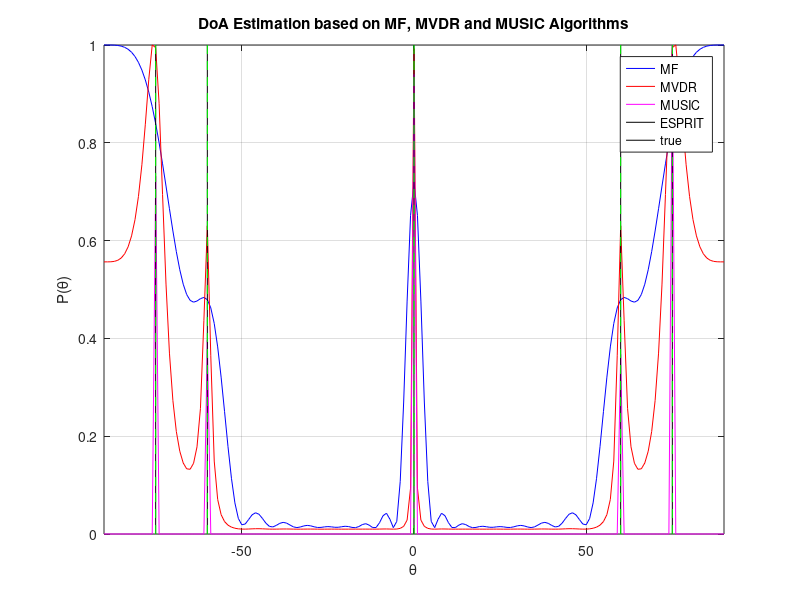
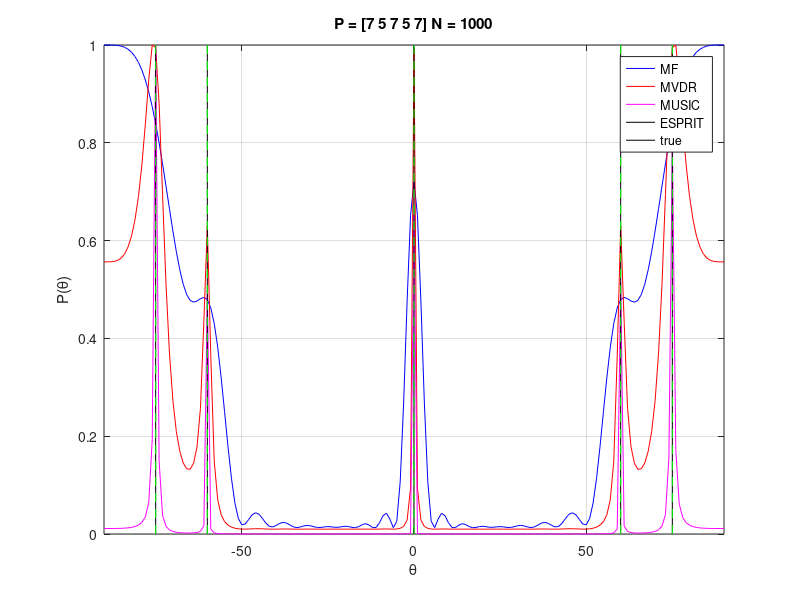
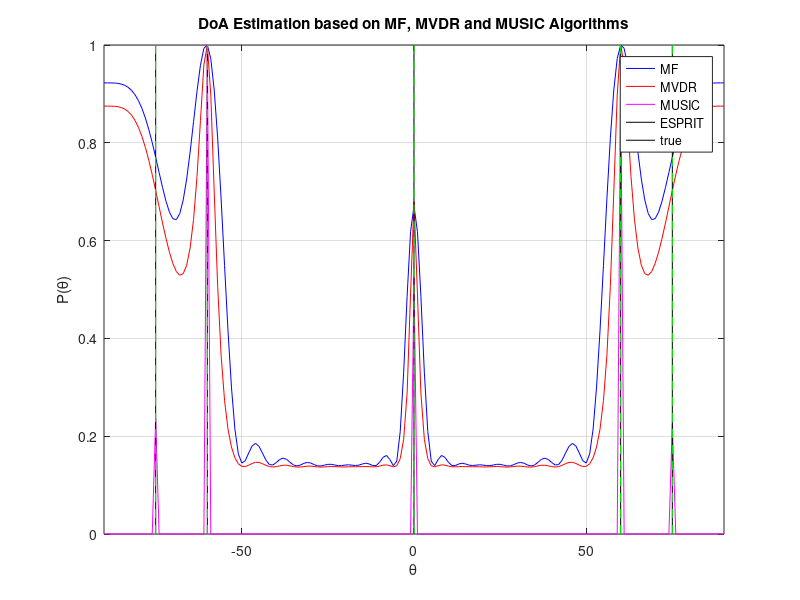
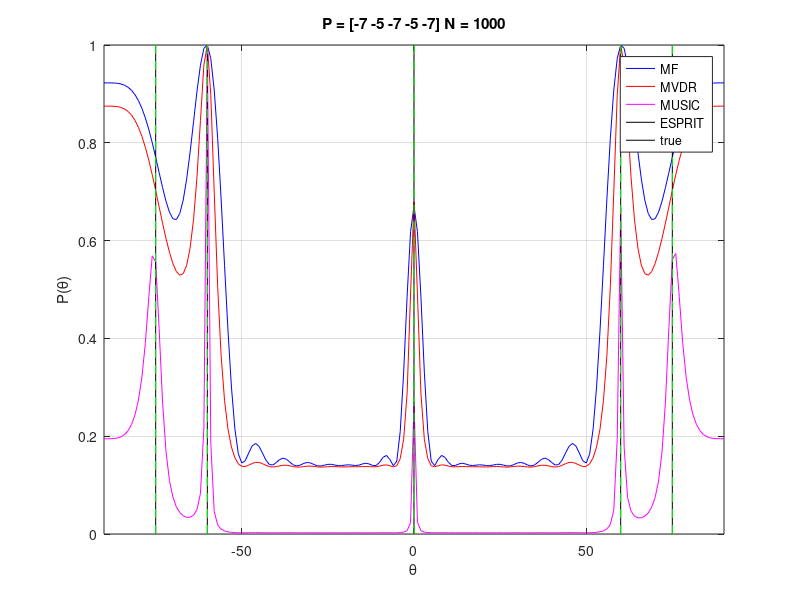

Here is the MATLAB script that generated these plots, in order:
%TEL415 - ERGASIA 3
%ARI8MOS OMADAS: LAB41544983
%Matsatsos Ioannis 2013030148
%Andreadakis Antonis 2013030059
clc; clear all; close all;

%% ASKHSH 4
fprintf('\n######### Askhsh 4: #########\n');
% we want DoA1...DoA5 as BPSK
m = 20; % stoixeia gia to antenna array
n = 5; % 5 piges
DoA = [-75 -60 0 60 75]; % oi antistoixes gwnies me to array
r = length(DoA); % Total number of signals

% H apostasi didoxikwn stoixeiwn tou array: d = lambda/2,
% lambda: mikos kymatos, ara d/lambda = 1/2. Opote anti gia
% d/lambda bazw 1/2:

% EROTIMA 1 A:
% given Power in dB:
P_dB1 = [7 5 7 5 7];
P1 = 10.^(P_dB1/10); % convert to watts
 % create a matrix with m rows and 1 column
for i = 0 : (m-1)
    % create a(theta):
    a1(i+1,1) = exp(-1i*pi*i*sin(deg2rad(-75)));
    a2(i+1,1) = exp(-1i*pi*i*sin(deg2rad(-60)));
    a3(i+1,1) = exp(-1i*pi*i*sin(deg2rad(0)));
    a4(i+1,1) = exp(-1i*pi*i*sin(deg2rad(60)));
    a5(i+1,1) = exp(-1i*pi*i*sin(deg2rad(75)));
end
% no need to compute noise..
% Estimating the covariance matrix of the sensor array %%%%%%%
R = (P1(1)*(a1*a1')+P1(2)*(a2*a2')+P1(3)*(a3*a3')+P1(4)*(a4*a4')+P1(5)*(a5*a5'))+ eye(m);      
[U,S,V] = svd(R); %Compute eigendecomposition of covariance matrix
Qn = U(:,r+1:m); %Get the noise eigenvectors
IR = inv(R); %Inverse of covariance matrix
theta = -90:1:90;
% Compute steering vectors corresponding values in angles:
for i = 1:length(theta)
    % dianismata a, gia ton ypologismo twn ektimitwn:
    for k = 0 : m-1
        % to 2 me to 1/2 aplopoieitai opws eidame parapanw
        % afoy d/lambda = 1/2 kai 2*pi*d/lambda = pi
        angles(k+1,1) = exp(-1i*(pi)*k*sin(deg2rad(theta(i))));
    end 
    %MF algorithm
    mf(i) = real(angles'*R*angles);
    %MVDR algorithm
    mvdr(i)= real(1/(angles'*IR*angles));
    % MUSIC algorithm
    music_spectrum(i) = 1/(norm(Qn'*angles).^2);
end
mf = mf./max(mf);
mvdr = mvdr./max(mvdr);
music_spectrum = music_spectrum./max(music_spectrum);
    % ESPRIT algorithm:    
    var = diag(S); % take all diag elements of S
    var = mean(var(n+1:m)); % chose the small values
    Rr = (R-var*eye(m)); % minus (sigma^2)*I as given in page 66 slide19
    Resp = [Rr(1:m-1,:); Rr(2:m,:)]; % create matrix for esprit
    [Ue, Se, Ve] = svd(Resp); % use decomposition on that matrix
    U1 = Ue(1:38/2,1:n); % separate Ue equaly in 2 matrices
    U2 = Ue(38/2+1:38,1:n);
    R1 = U1'*U1;
    R2 = U1'*U2;
    [E, D] = eig(inv(R1)*R2); % again use decomposition on new matix
    e = diag(D); % now we have values corresponding to our angles
    omega = -1i*log((e)); %take natural log to find omega from exp(j*omega) as given in page 66 slide19
    theta_esprit = real(asind(-omega/pi)); % at this point we have our angles
figure(1)
plot(theta,mf,'b')
xlabel('\theta')
ylabel(' P(\theta) ')
hold on
plot(theta,mvdr,'r')
plot(theta,music_spectrum,'m')
% normalize every power spec from 0 to 1.
line([theta_esprit(1) theta_esprit(1)],[0 1],'Color','k');
line([theta_esprit(2) theta_esprit(2)],[0 1],'Color','k');
line([theta_esprit(3) theta_esprit(3)],[0 1],'Color','k');
line([theta_esprit(4) theta_esprit(4)],[0 1],'Color','k');
line([theta_esprit(5) theta_esprit(5)],[0 1],'Color','k');
% conclude DoA1...DoA5 using ESPRIT:
plot([75 75],[0 1],'--g');
plot([-75 -75],[0 1],'--g');
plot([60 60],[0 1],'--g');
plot([-60 -60],[0 1],'--g');
plot([0 0],[0 1],'--g');
title('DoA Estimation based on MF, MVDR and MUSIC Algorithms')
legend('MF','MVDR','MUSIC','ESPRIT', 'true');
grid on
axis([-90 90 0 1])

%Erotima B,C,D (change only variable N from 50 to 200 and 1000):
A = [a1 a2 a3 a4 a5];
P2 = diag(sqrt(P1));
N = 1000;
b = sign(randn(n,N)); % transmitted bit
% white Complex Gaussian noise:
w = (randn(m, N)+(1i*randn(m, N)))/sqrt(2);
Y = A*P2*b+w; % our signal as given at equation
R2 = (1/N).*(Y*Y'); %correlation matrix
%decomposition:
[U,S,V] = svd(R2);
Qn = U(:,n+1:m);
theta = -90:1:90;
for i = 1 : length(theta)
    for k = 0 : m-1
        angles(k+1,1) = exp(-1i*(pi)*k*sin(deg2rad(theta(i))));
    end
    %MF algorithm
    mf(i) = real(angles'*R*angles);
    %MVDR algorithm
    mvdr(i)= real(1/(angles'*IR*angles));
    % MUSIC algorithm
    music_spectrum(i) = 1/(norm(Qn'*angles).^2);
end
mf = mf./max(mf);
mvdr = mvdr./max(mvdr);
music_spectrum = music_spectrum./max(music_spectrum);
    % ESPRIT algorithm:    
    var = diag(S); % take all diag elements of S
    var = mean(var(n+1:m)); % chose the small values
    Rr = (R-var*eye(m)); % minus (sigma^2)*I as given in page 66 slide19
    Resp = [Rr(1:m-1,:); Rr(2:m,:)]; % create matrix for esprit
    [Ue, Se, Ve] = svd(Resp); % use decomposition on that matrix
    U1 = Ue(1:38/2,1:n); % separate Ue equaly in 2 matrices
    U2 = Ue(38/2+1:38,1:n);
    R1 = U1'*U1;
    R2 = U1'*U2;
    [E, D] = eig(inv(R1)*R2); % again use decomposition on new matix
    e = diag(D); % now we have values corresponding to our angles
    omega = -1i*log((e)); %take natural log to find omega from exp(j*omega) as given in page 66 slide19
    theta_esprit = real(asind(-omega/pi)); % at this point we have our angles
figure(2)
plot(theta,mf,'b')
xlabel('\theta')
ylabel(' P(\theta) ')
hold on
plot(theta,mvdr,'r')
plot(theta,music_spectrum,'m')
% normalize every power spec from 0 to 1.
line([theta_esprit(1) theta_esprit(1)],[0 1],'Color','k');
line([theta_esprit(2) theta_esprit(2)],[0 1],'Color','k');
line([theta_esprit(3) theta_esprit(3)],[0 1],'Color','k');
line([theta_esprit(4) theta_esprit(4)],[0 1],'Color','k');
line([theta_esprit(5) theta_esprit(5)],[0 1],'Color','k');
% conclude DoA1...DoA5 using ESPRIT:
plot([75 75],[0 1],'--g');
plot([-75 -75],[0 1],'--g');
plot([60 60],[0 1],'--g');
plot([-60 -60],[0 1],'--g');
plot([0 0],[0 1],'--g');
title('P = [7 5 7 5 7] N = 1000')
legend('MF','MVDR','MUSIC','ESPRIT', 'true');
grid on
axis([-90 90 0 1])
%pause;

% Erotima 2 A:
% given Power in dB:
P_dB2 = [-7 -5 -7 -5 -7];
P3 = 10.^(P_dB2/10); % convert to watts
 % create a matrix with m rows and 1 column
for i = 0 : (m-1)
    % create a(theta):
    a1(i+1,1) = exp(-1i*pi*i*sin(deg2rad(-75)));
    a2(i+1,1) = exp(-1i*pi*i*sin(deg2rad(-60)));
    a3(i+1,1) = exp(-1i*pi*i*sin(deg2rad(0)));
    a4(i+1,1) = exp(-1i*pi*i*sin(deg2rad(60)));
    a5(i+1,1) = exp(-1i*pi*i*sin(deg2rad(75)));
end
% no need to compute noise..
% Estimating the covariance matrix of the sensor array %%%%%%%
R = ((P3(1))*(a1*a1')+(P3(2))*(a2*a2')+(P3(3))*(a3*a3')+(P3(4))*(a4*a4')+(P3(5))*(a5*a5'))+ eye(m);      
[U,S,V] = svd(R); %Compute eigendecomposition of covariance matrix
Qn = U(:,r+1:m); %Get the noise eigenvectors
IR = inv(R); %Inverse of covariance matrix
theta = -90:1:90;
% Compute steering vectors corresponding values in angles:
for i = 1:length(theta)
    % dianismata a, gia ton ypologismo twn ektimitwn:
    for k = 0 : m-1
        % to 2 me to 1/2 aplopoieitai opws eidame parapanw
        % afoy d/lambda = 1/2 kai 2*pi*d/lambda = pi
        angles(k+1,1) = exp(-1i*(pi)*k*sin(deg2rad(theta(i))));
    end 
    %MF algorithm
    mf(i) = real(angles'*R*angles);
    %MVDR algorithm
    mvdr(i)= real(1/(angles'*IR*angles));
    % MUSIC algorithm
    music_spectrum(i) = 1/(norm(Qn'*angles).^2);
end
mf = mf./max(mf);
mvdr = mvdr./max(mvdr);
music_spectrum = music_spectrum./max(music_spectrum);
    % ESPRIT algorithm:    
    var = diag(S); % take all diag elements of S
    var = mean(var(n+1:m)); % chose the small values
    Rr = (R-var*eye(m));  % minus (sigma^2)*I as given in page 66 slide19
    Resp = [Rr(1:m-1,:); Rr(2:m,:)]; % create matrix for esprit
    [Ue, Se, Ve] = svd(Resp); % use decomposition on that matrix
    U1 = Ue(1:38/2,1:n); % separate Ue equaly in 2 matrices
    U2 = Ue(38/2+1:38,1:n); 
    R1 = U1'*U1; 
    R2 = U1'*U2; 
    [E, D] = eig(inv(R1)*R2); % again use decomposition on new matix
    e = diag(D); % now we have values corresponding to our angles
    omega = -1i*log((e)); %take natural log to find omega from exp(j*omega) as given in page 66 slide19
    theta_esprit = real(asind(-omega/pi)); % at this point we have our angles
figure(3)
plot(theta,mf,'b')
xlabel('\theta')
ylabel(' P(\theta) ')
hold on
plot(theta,mvdr,'r')
plot(theta,music_spectrum,'m')
% normalize every power spec from 0 to 1.
line([theta_esprit(1) theta_esprit(1)],[0 1],'Color','k');
line([theta_esprit(2) theta_esprit(2)],[0 1],'Color','k');
line([theta_esprit(3) theta_esprit(3)],[0 1],'Color','k');
line([theta_esprit(4) theta_esprit(4)],[0 1],'Color','k');
line([theta_esprit(5) theta_esprit(5)],[0 1],'Color','k');
% conclude DoA1...DoA5 using ESPRIT:
plot([75 75],[0 1],'--g');
plot([-75 -75],[0 1],'--g');
plot([60 60],[0 1],'--g');
plot([-60 -60],[0 1],'--g');
plot([0 0],[0 1],'--g');
title('DoA Estimation based on MF, MVDR and MUSIC Algorithms')
legend('MF','MVDR','MUSIC','ESPRIT', 'true');
grid on
axis([-90 90 0 1])

%Erotima B,C,D (change only variable N from 50 to 200 and 1000):
A = [a1 a2 a3 a4 a5];
P2 = diag(sqrt(P3));
N = 1000;
b = sign(randn(n,N));
% white Complex Gaussian noise:
w = (randn(m, N)+(1i*randn(m, N)))/sqrt(2);
Y = A*P2*b+w;
R2 = (1/N).*(Y*Y');
%decomposition:
[U,S,V] = svd(R2);
Qn = U(:,n+1:m);
theta = -90:1:90;
for i = 1 : length(theta)
    for k = 0 : m-1
        angles(k+1,1) = exp(-1i*(pi)*k*sin(deg2rad(theta(i))));
    end
    %MF algorithm
    mf(i) = real(angles'*R*angles);
    %MVDR algorithm
    mvdr(i)= real(1/(angles'*IR*angles));
    % MUSIC algorithm
    music_spectrum(i) = 1/(norm(Qn'*angles).^2);
end
mf = mf./max(mf);
mvdr = mvdr./max(mvdr);
music_spectrum = music_spectrum./max(music_spectrum);
    % ESPRIT algorithm:    
    var = diag(S); % take all diag elements of S
    var = mean(var(n+1:m)); % chose the small values
    Rr = (R-var*eye(m)); % minus (sigma^2)*I as given in page 66 slide19
    Resp = [Rr(1:m-1,:); Rr(2:m,:)]; % create matrix for esprit
    [Ue, Se, Ve] = svd(Resp); % use decomposition on that matrix
    U1 = Ue(1:38/2,1:n); % separate Ue equaly in 2 matrices
    U2 = Ue(38/2+1:38,1:n);
    R1 = U1'*U1;
    R2 = U1'*U2;
    [E, D] = eig(inv(R1)*R2); % again use decomposition on new matix
    e = diag(D); % now we have values corresponding to our angles
    omega = -1i*log((e)); %take natural log to find omega from exp(j*omega) as given in page 66 slide19
    theta_esprit = real(asind(-omega/pi)); % at this point we have our angles
figure(4)
plot(theta,mf,'b')
xlabel('\theta')
ylabel(' P(\theta) ')
hold on
plot(theta,mvdr,'r')
plot(theta,music_spectrum,'m')
% normalize every power spec from 0 to 1.
line([theta_esprit(1) theta_esprit(1)],[0 1],'Color','k');
line([theta_esprit(2) theta_esprit(2)],[0 1],'Color','k');
line([theta_esprit(3) theta_esprit(3)],[0 1],'Color','k');
line([theta_esprit(4) theta_esprit(4)],[0 1],'Color','k');
line([theta_esprit(5) theta_esprit(5)],[0 1],'Color','k');
% conclude DoA1...DoA5 using ESPRIT:
plot([75 75],[0 1],'--g');
plot([-75 -75],[0 1],'--g');
plot([60 60],[0 1],'--g');
plot([-60 -60],[0 1],'--g');
plot([0 0],[0 1],'--g');
title('P = [-7 -5 -7 -5 -7] N = 1000')
legend('MF','MVDR','MUSIC','ESPRIT', 'true');
grid on
axis([-90 90 0 1])
%pause;
